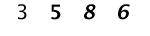
#> input picture CaptchaBreaker/Download/123.jpg, 150 x 36 px; its folder holds only this picture in this run
$ python anotate.py   (older library calls are emulated)
#> lines starting #> are read from the running program, lines starting #| are printed output that depends on the picture; after the words box and inside, x2 and y2 are one past the last pixel; in counts of white or black regions, pixels touching at a corner belong together
# -*- coding: utf-8 -*-
"""
Created on Sun Jan  6 14:22:47 2019

@author: DELL
"""

from imutils import paths
import imutils
import cv2
import os

imagePaths = list(paths.list_images('Download'))
counts = {}

for (i, imagePath) in enumerate(imagePaths):
    print('[INFO] Process image {}/{}'.format(i, len(imagePaths)))

    try:
        image = cv2.imread(imagePath)
#> image is the input picture: shape (36, 150, 3); min 0, max 255, mean 240.7
        gray = cv2.cvtColor(image, cv2.COLOR_RGB2GRAY)
        gray = cv2.copyMakeBorder(gray, 8, 8, 8, 8, cv2.BORDER_REPLICATE)
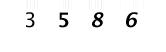
#> gray: shape (52, 166); min 0, max 255, mean 245.9
        thres = cv2.threshold(gray, 0, 255, cv2.THRESH_BINARY_INV | cv2.THRESH_OTSU)[1]
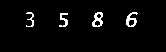
#> thres: shape (52, 166); 3.4% white in thin lines or dots, all inside (x1, y1, x2, y2) = (26, 12, 138, 27)

        #contour
        cnts = cv2.findContours(thres.copy(), cv2.RETR_EXTERNAL, cv2.CHAIN_APPROX_SIMPLE)
#> cnts = 4 contours; box (x1, y1, x2, y2) and area: (92, 12, 103, 27) 105, (126, 12, 138, 27) 87, (59, 13, 68, 27) 36, (26, 12, 34, 27) 21
        cnts = cnts[0] if imutils.is_cv2() else cnts[1]
        cnts = sorted(cnts, key=cv2.contourArea, reverse=True)[:4]
        for c in cnts:
            (x, y, w, h) = cv2.boundingRect(c)
            roi = gray[y-5:y+h+5, x-5:x+w+5]
            cv2.imshow('ROI', imutils.resize(roi, width=28))
            key = cv2.waitKey(0)

            key = chr(key).upper()
            dirPath = os.path.join('Dataset', key)
            if not os.path.exists(dirPath):
                os.makedirs(dirPath)

            count = counts.get(key, 1)
            p = os.path.sep.join([dirPath, '{}.png'.format(str(count).zfill(6))])
            cv2.imwrite(p, roi)

            counts[key] = count+1
#> this loop made 4 passes; (key Esc is pressed on pass 1)
#> (x, y, w, h, count) on passes 1, 2, 4: (92, 12, 11, 15, 1), (126, 12, 12, 15, 1), (26, 12, 8, 15, 2)
#> (x, y, w, h, key, count) on pass 3: (59, 13, 9, 14, ' ', 1)
#> pass 1, `roi = gray[y-5:y+h+5, x-5:x+w+5]`:
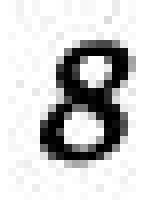
#> roi: shape (25, 21) (shown 8 times larger); min 0, max 255, mean 209.6
#> pass 1, `cv2.imshow('ROI', imutils.resize(roi, width=28))`:
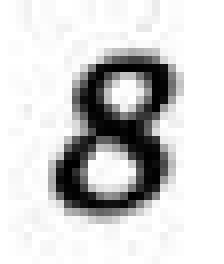
#> window 'ROI': shape (33, 28) (shown 8 times larger); min 0, max 255, mean 209.5
#> pass 2, `roi = gray[y-5:y+h+5, x-5:x+w+5]`:
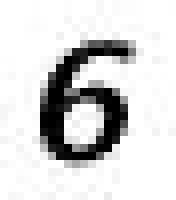
#> roi: shape (25, 22) (shown 8 times larger); min 0, max 255, mean 213.9
#> pass 2, `cv2.imshow('ROI', imutils.resize(roi, width=28))`:
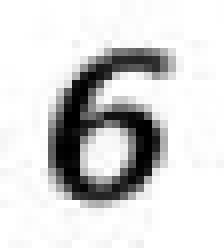
#> window 'ROI': shape (31, 28) (shown 8 times larger); min 0, max 255, mean 213.9
#> after the loop, counts = 3 items
    except KeyboardInterrupt:
        print('[INFO] Manually leave script')
        break

$ run again, on CaptchaBreaker/Download/150.jpg
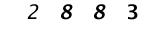
#> input picture CaptchaBreaker/Download/150.jpg, 150 x 36 px
#> image is the input picture: shape (36, 150, 3); min 0, max 255, mean 240.5
#> `thres = cv2.threshold(gray, 0, 255, cv2.THRESH_BINARY_INV | cv2.THRESH..`:
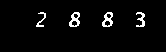
#> thres: shape (52, 166); 3.6% white in thin lines or dots, all inside (x1, y1, x2, y2) = (36, 12, 145, 27)
#> cnts = 4 contours; box (x1, y1, x2, y2) and area: (102, 12, 113, 27) 104, (69, 12, 80, 27) 104, (136, 12, 145, 27) 42, (36, 12, 46, 27) 26
#> the loop `for c in cnts:` made 4 passes; (key Esc is pressed on pass 1)
#> (x, w, count) on passes 1, 2, 4: (102, 11, 1), (69, 11, 1), (36, 10, 2)
#> after the loop `for c in cnts:`:
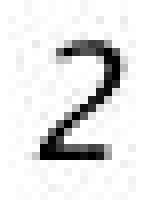
#> roi: shape (25, 20) (shown 8 times larger); min 0, max 255, mean 228.4
#> after the loop `for c in cnts:`: counts = 3 items

$ run again, on CaptchaBreaker/Download/27.jpg
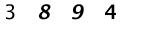
#> input picture CaptchaBreaker/Download/27.jpg, 150 x 36 px
#> image is the input picture: shape (36, 150, 3); min 0, max 255, mean 240.6
#> `thres = cv2.threshold(gray, 0, 255, cv2.THRESH_BINARY_INV | cv2.THRESH..`:
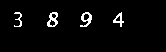
#> thres: shape (52, 166); 3.4% white in thin lines or dots, all inside (x1, y1, x2, y2) = (14, 12, 124, 27)
#> cnts = 4 contours; box (x1, y1, x2, y2) and area: (47, 12, 58, 27) 104, (80, 12, 92, 27) 87, (113, 12, 124, 27) 59, (14, 12, 22, 27) 20
#> the loop `for c in cnts:` made 4 passes; (key Esc is pressed on pass 1)
#> (x, w, count) on passes 1, 2, 4: (47, 11, 1), (80, 12, 1), (14, 8, 2)
#> pass 2, `cv2.imshow('ROI', imutils.resize(roi, width=28))`:
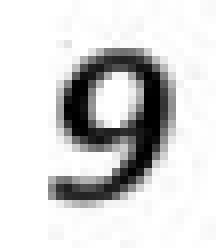
#> window 'ROI': shape (31, 28) (shown 8 times larger); min 0, max 255, mean 214.5
#> after the loop `for c in cnts:`: counts = 3 items
